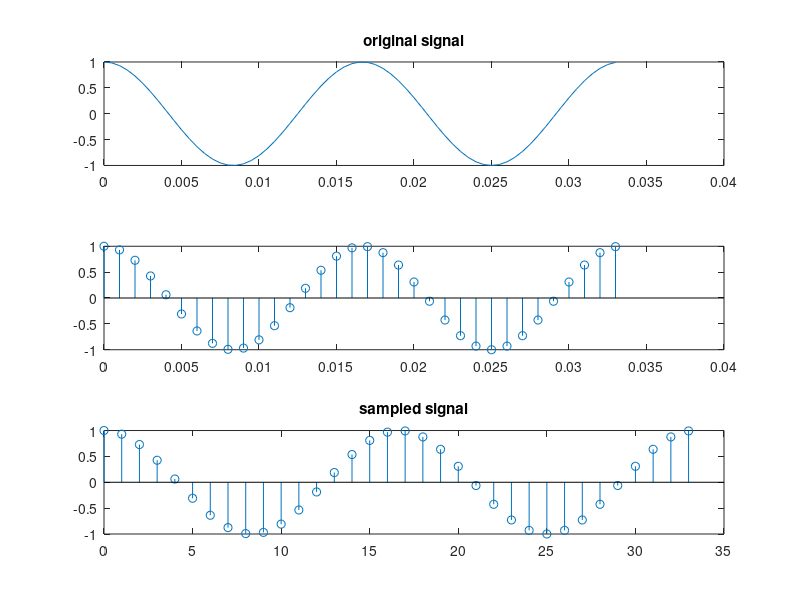

Source code (MATLAB): (Note: this script raises an error after producing the figure.)
%201716019
%ALI-EMEM-AL-BADI
clc;
clear all;
close all;
A=1;
F_analog=60;
Fs=1000;
bit=[3 4 5];
f=F_analog./Fs;
ta=0:1/2000:2/F_analog;
ts=0:1/Fs:2/F_analog;
n=0:length(ts)-1;
x=A*cos(2*pi*F_analog*ta);
xs=A*cos(2*pi*F_analog*ts);
xn=A*cos(2*pi*f*n);
figure(1);
subplot(311)
plot(ta,x)
title('original signal')
subplot(312)
stem(ts,xs)
subplot(313)
stem(n,xn)
title('sampled signal')

xr=interp1(ts,xn,ta,'spiline');
figure(2);
subplot(311)
plot(ta,x)
title('original signal')
subplot(312)
stem(ts,xs)
subplot(313)
plot(ta,xr)
title('reconstructed signal')

for k=1:length(bit)
R=bit(k);
L=2^R;
delta=(abs(max(xn)-min(xn)))/(L-1);
q_level=min(xn):delta:max(xn);
q_e=0:length(q_level);

for i=1:length(xn)
    for j=1:length(q_level)-1
        if xn(i)>=q_level(j) && (xn(i)<=q_level(j)+(delta/2))
            xq(i)=q_level(j)
          
        else if  xn(i)<=q_level(j+1) && (xn(i)>=q_level(j)+(delta/2))
                  xq(i)=q_level(j+1)
            
                  
            end
        end
    end
end


figure(3)
s(k)=subplot(3,1,k)
plot(n,xn,'r*')
hold on
stairs(n,xq,'LineWidth',2.5)



signalpower=10*log10(sum(xn.^2)/length(xn));
xnoise=(xn-xq);
noisepower=sum(xnoise.^2)/length(xnoise);
sqnr(k)=10*log10(signalpower/noisepower);
end
title(s(1),'Quantization for 3 bit')
title(s(2),'Quantization for 4 bit')
title(s(3),'Quantization for 5 bit')
disp(sqnr)



